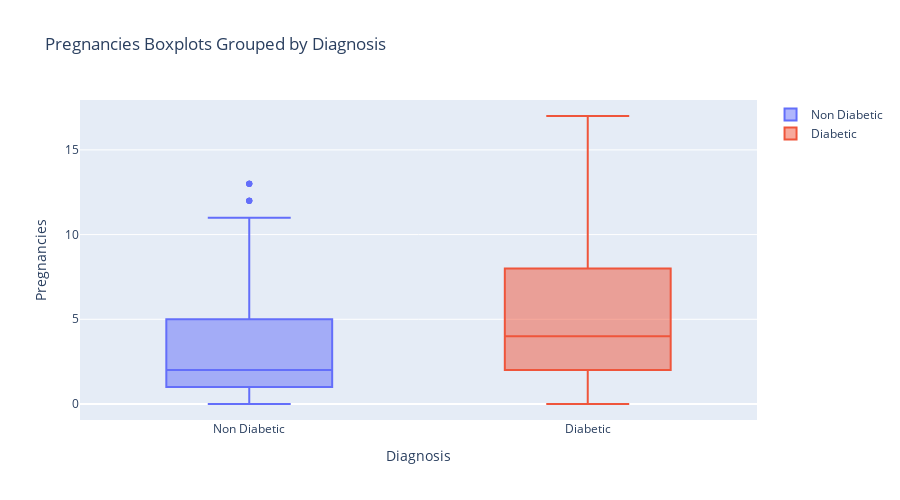
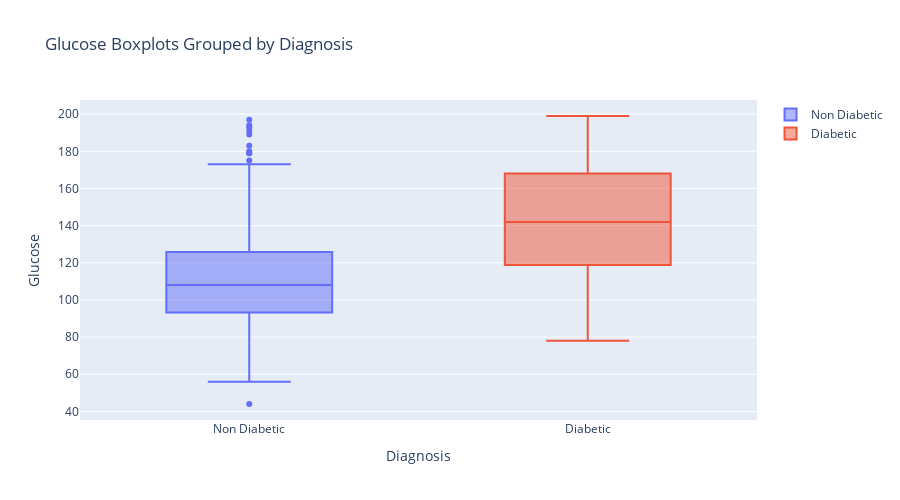
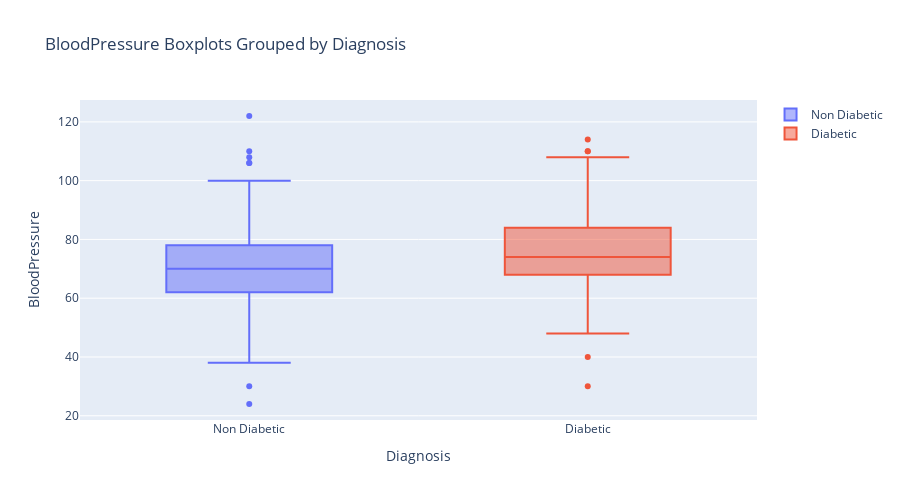
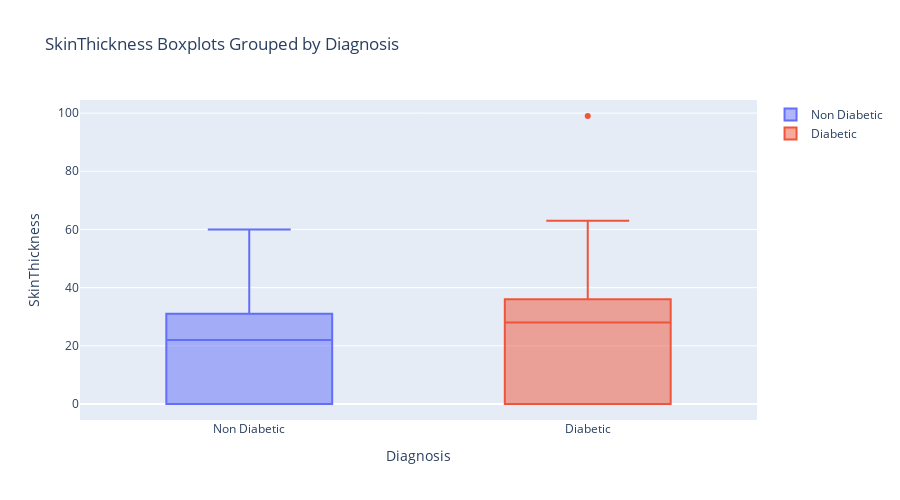

The code cell stored with these charts, in order, in its notebook:
### Code cell
import plotly.graph_objects as go

for col in diabetics:
    if col=="Outcome":
        break
    fig = go.Figure()
    for label, df in [("Non Diabetic",nondiabetics), ("Diabetic", diabetics)]:
        fig.add_trace(go.Box(y=df[col].values, name=label))

    fig.update_layout(
        title=col + " Boxplots Grouped by Diagnosis",
        yaxis_title= col,
        xaxis_title="Diagnosis",
        width=900,
        height=500
    )
    fig.show()

### Figure 1 — Plotly figure (JSON) as saved in the notebook; plotly's stock layout.template omitted (floating-point values rounded to 4 significant figures; data arrays with more than 128 entries replaced by an {"elided": "..."} marker saying what was removed)
{"data": [{"name": "Non Diabetic", "type": "box", "y": {"elided": "475 int values"}}, {"name": "Diabetic", "type": "box", "y": {"elided": "249 int values"}}], "layout": {"height": 500, "title": {"text": "Pregnancies Boxplots Grouped by Diagnosis"}, "width": 900, "xaxis": {"title": {"text": "Diagnosis"}}, "yaxis": {"title": {"text": "Pregnancies"}}}}

### Figure 2 — Plotly figure (JSON) as saved in the notebook; plotly's stock layout.template omitted (floating-point values rounded to 4 significant figures; data arrays with more than 128 entries replaced by an {"elided": "..."} marker saying what was removed)
{"data": [{"name": "Non Diabetic", "type": "box", "y": {"elided": "475 int values"}}, {"name": "Diabetic", "type": "box", "y": {"elided": "249 int values"}}], "layout": {"height": 500, "title": {"text": "Glucose Boxplots Grouped by Diagnosis"}, "width": 900, "xaxis": {"title": {"text": "Diagnosis"}}, "yaxis": {"title": {"text": "Glucose"}}}}

### Figure 3 — Plotly figure (JSON) as saved in the notebook; plotly's stock layout.template omitted (floating-point values rounded to 4 significant figures; data arrays with more than 128 entries replaced by an {"elided": "..."} marker saying what was removed)
{"data": [{"name": "Non Diabetic", "type": "box", "y": {"elided": "475 int values"}}, {"name": "Diabetic", "type": "box", "y": {"elided": "249 int values"}}], "layout": {"height": 500, "title": {"text": "BloodPressure Boxplots Grouped by Diagnosis"}, "width": 900, "xaxis": {"title": {"text": "Diagnosis"}}, "yaxis": {"title": {"text": "BloodPressure"}}}}

### Figure 4 — Plotly figure (JSON) as saved in the notebook; plotly's stock layout.template omitted (floating-point values rounded to 4 significant figures; data arrays with more than 128 entries replaced by an {"elided": "..."} marker saying what was removed)
{"data": [{"name": "Non Diabetic", "type": "box", "y": {"elided": "475 int values"}}, {"name": "Diabetic", "type": "box", "y": {"elided": "249 int values"}}], "layout": {"height": 500, "title": {"text": "SkinThickness Boxplots Grouped by Diagnosis"}, "width": 900, "xaxis": {"title": {"text": "Diagnosis"}}, "yaxis": {"title": {"text": "SkinThickness"}}}}
